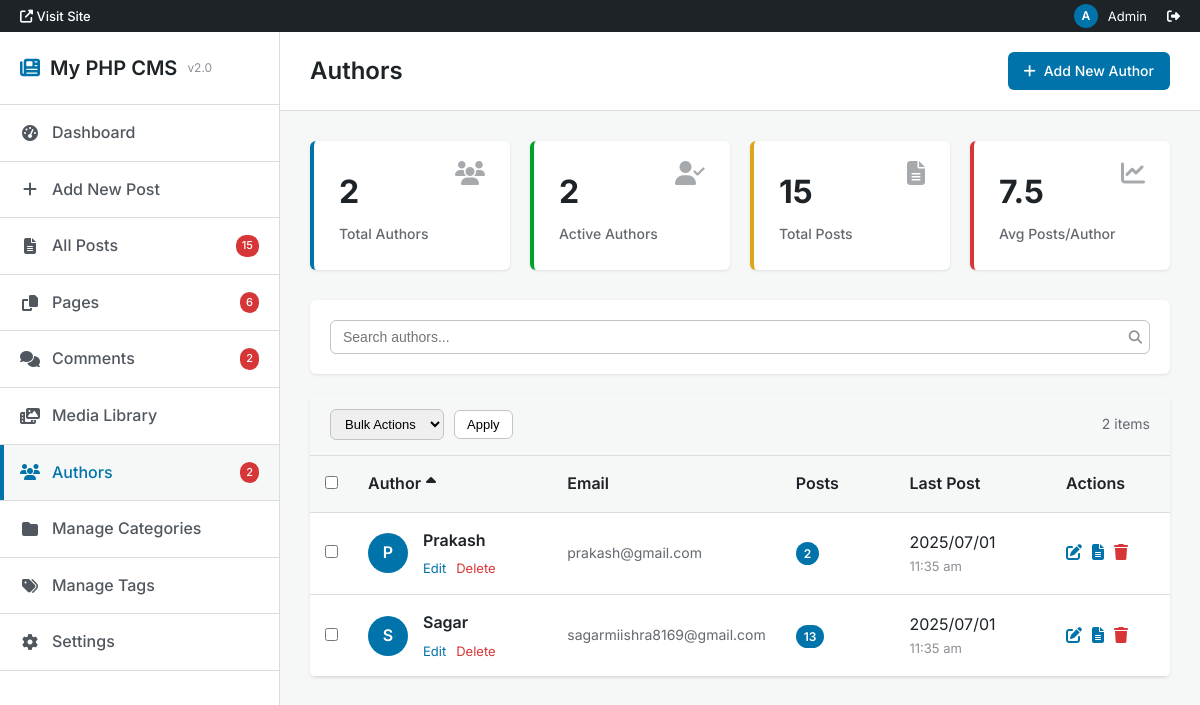
/admin/authors.php (signed in), run on the app's committed database.
### tables this page shows
CREATE TABLE `authors` (
  `id` int(11) NOT NULL,
  `name` varchar(100) NOT NULL,
  `username` varchar(100) DEFAULT NULL,
  `email` varchar(150) DEFAULT NULL,
  `bio` text DEFAULT NULL,
  `photo` varchar(255) DEFAULT NULL,
  `created_at` timestamp NOT NULL DEFAULT current_timestamp(),
  `theme_preference` enum('light','dark') DEFAULT 'light',
  `password` varchar(255) DEFAULT NULL,
  `profile_picture` varchar(255) DEFAULT NULL,
  `last_login` datetime DEFAULT NULL,
  `role` varchar(20) DEFAULT 'author'
);

### admin/authors.php (the view, shortened to what this page needs)
<?php
require 'config.php';
$search = $_GET['s'] ?? '';
$orderby = $_GET['orderby'] ?? 'name';
$order = $_GET['order'] ?? 'ASC';
$page = max(1, (int)($_GET['paged'] ?? 1));
$authors_per_page = 20;
$offset = ($page - 1) * $authors_per_page;
$where_conditions = [];
$params = [];
$types = '';
$where_clause = !empty($where_conditions) ? 'WHERE ' . implode(' AND ', $where_conditions) : '';
$valid_orderby = ['name', 'email', 'post_count', 'created_at'];
$orderby = in_array($orderby, $valid_orderby) ? $orderby : 'name';
$order = strtoupper($order) === 'DESC' ? 'DESC' : 'ASC';
$count_query = "SELECT COUNT(*) as total FROM authors $where_clause";
$count_stmt = $conn->prepare($count_query);
$count_stmt->execute();
$total_authors = $count_stmt->get_result()->fetch_assoc()['total'];
$authors_query = "SELECT authors.*, COUNT(posts.id) AS post_count,
                         MAX(posts.created_at) AS last_post_date
                  FROM authors
                  LEFT JOIN posts ON authors.id = posts.author_id
                  $where_clause
                  GROUP BY authors.id
                  ORDER BY $orderby $order
                  LIMIT ? OFFSET ?";
$authors_stmt = $conn->prepare($authors_query);
$final_params = array_merge($params, [$authors_per_page, $offset]);
$final_types = $types . 'ii';
$authors_stmt->bind_param($final_types, ...$final_params);
$authors_stmt->execute();
$authors_result = $authors_stmt->get_result();
$totalPosts = $conn->query("SELECT COUNT(*) as count FROM posts")->fetch_assoc()['count'];
$totalAuthors = $conn->query("SELECT COUNT(*) as count FROM authors")->fetch_assoc()['count'];
$totalPages = $conn->query("SELECT COUNT(*) as count FROM pages")->fetch_assoc()['count'];
$totalComments = $conn->query("SELECT COUNT(*) as count FROM comments")->fetch_assoc()['count'];
$total_authors_count = $conn->query("SELECT COUNT(*) as count FROM authors")->fetch_assoc()['count'];
$active_authors = $conn->query("SELECT COUNT(DISTINCT author_id) as count FROM posts WHERE author_id IS NOT NULL")->fetch_assoc()['count'];
$total_posts = $conn->query("SELECT COUNT(*) as count FROM posts")->fetch_assoc()['count'];
$avg_posts_per_author = $active_authors > 0 ? round($total_posts / $active_authors, 1) : 0;
?>
<!DOCTYPE html>
<html lang="en">
<head>
    <link href="https://cdnjs.cloudflare.com/ajax/libs/font-awesome/6.4.0/css/all.min.css" rel="stylesheet">
</head>
<body>
    <div class="wp-admin-bar">
        <a href="../index.php" class="site-name" target="_blank">
            <i class="fas fa-external-link-alt"></i> Visit Site
        </a>
        <div class="user-info">
            <div class="avatar">A</div>
            <span>Admin</span>
            <a href="logout.php" style="color: var(--wp-white); margin-left: 10px;">
                <i class="fas fa-sign-out-alt"></i>
            </a>
        </div>
    </div>
    <div class="wp-admin">
        <nav class="wp-sidebar" id="wpSidebar">
            <div class="wp-sidebar-header">
<h1>
    <i class="fas fa-newspaper" style="color: var(--wp-blue);"></i>
    My PHP CMS
    <span class="version">v2.0</span>
</h1>
            </div>
<ul class="wp-menu">
    <li class="wp-menu-item">
        <a href="dashboard.php" class="wp-menu-link">
            <i class="fas fa-tachometer-alt wp-menu-icon"></i>
            Dashboard
        </a>
    </li>
    <li class="wp-menu-item">
        <a href="create.php" class="wp-menu-link">
            <i class="fas fa-plus wp-menu-icon"></i>
            Add New Post
        </a>
    </li>
    <li class="wp-menu-item">
        <a href="posts.php" class="wp-menu-link">
            <i class="fas fa-file-alt wp-menu-icon"></i>
            All Posts
            <span class="wp-menu-badge"><?= $totalPosts ?></span>
        </a>
    </li>
<li class="wp-menu-item">
                    <a href="pages.php" class="wp-menu-link">
                        <i class="fas fa-copy wp-menu-icon"></i>
                        Pages
                        <span class="wp-menu-badge"><?= $totalPages ?></span>
                    </a>
                </li>
    <li class="wp-menu-item">
        <a href="comments.php" class="wp-menu-link">
            <i class="fas fa-comments wp-menu-icon"></i>
            Comments
            <?php if ($totalComments > 0): ?>
                <span class="wp-menu-badge"><?= $totalComments ?></span>
            <?php endif; ?>
        </a>
    </li>
    <li class="wp-menu-item">
        <a href="media.php" class="wp-menu-link">
            <i class="fas fa-photo-video wp-menu-icon"></i>
            Media Library
        </a>
    </li>
<li class="wp-menu-item">
                   <a href="authors.php" class="wp-menu-link active">
                       <i class="fas fa-users wp-menu-icon"></i>
                       Authors
                       <span class="wp-menu-badge"><?= $totalAuthors ?></span>
                   </a>
               </li>
    <li class="wp-menu-item">
        <a href="add_category.php" class="wp-menu-link">
            <i class="fas fa-folder wp-menu-icon"></i>
            Manage Categories
        </a>
    </li>
    <li class="wp-menu-item">
        <a href="add_tag.php" class="wp-menu-link">
            <i class="fas fa-tags wp-menu-icon"></i>
            Manage Tags
        </a>
    </li>
    <li class="wp-menu-item">
        <a href="manage_users.php" class="wp-menu-link">
            <i class="fas fa-cog wp-menu-icon"></i>
            Settings
        </a>
    </li>
</ul>
        </nav>
        <main class="wp-main">
            <header class="wp-header">
                <div style="display: flex; align-items: center; gap: 15px;">
                    <h1>Authors</h1>
                </div>
                <div class="wp-header-actions">
                    <a href="add_author.php" class="wp-button">
                        <i class="fas fa-plus"></i>
                        Add New Author
                    </a>
                </div>
            </header>
            <div class="wp-content">
                <div class="wp-stats">
                    <div class="wp-stat-card">
                        <i class="fas fa-users wp-stat-icon"></i>
                        <div class="wp-stat-number"><?= $total_authors_count ?></div>
                        <div class="wp-stat-label">Total Authors</div>
                    </div>
                    <div class="wp-stat-card success">
                        <i class="fas fa-user-check wp-stat-icon"></i>
                        <div class="wp-stat-number"><?= $active_authors ?></div>
                        <div class="wp-stat-label">Active Authors</div>
                    </div>
                    <div class="wp-stat-card warning">
                        <i class="fas fa-file-alt wp-stat-icon"></i>
                        <div class="wp-stat-number"><?= $total_posts ?></div>
                        <div class="wp-stat-label">Total Posts</div>
                    </div>
                    <div class="wp-stat-card error">
                        <i class="fas fa-chart-line wp-stat-icon"></i>
                        <div class="wp-stat-number"><?= $avg_posts_per_author ?></div>
                        <div class="wp-stat-label">Avg Posts/Author</div>
                    </div>
                </div>
                <div class="wp-filters-bar">
                    <form method="GET" class="wp-search-box">
                        <input type="text" name="s" class="wp-search-input"
                               placeholder="Search authors..." value="<?= htmlspecialchars($search) ?>">
                        <button type="submit" class="wp-search-button">
                            <i class="fas fa-search"></i>
                        </button>
                    </form>
                </div>
                <div class="wp-authors-table">
                    <form method="POST" id="bulkForm">
                        <div class="wp-bulk-actions">
                            <select name="bulk_action" class="wp-bulk-select">
                                <option value="">Bulk Actions</option>
                            </select>
                            <button type="submit" class="wp-bulk-button" onclick="return confirmBulkAction()">Apply</button>
                            <div style="margin-left: auto; color: var(--wp-gray-600); font-size: 14px;">
                                <?= $total_authors ?> items
                            </div>
                        </div>
                        <table class="wp-table">
                            <thead>
                                <tr>
                                    <th class="wp-table-checkbox">
                                        <input type="checkbox" id="select-all" onchange="toggleAllCheckboxes(this)">
                                    </th>
                                    <th class="wp-table-name">
                                        <a href="?<?= http_build_query(array_merge($_GET, ['orderby' => 'name', 'order' => $orderby === 'name' && $order === 'ASC' ? 'DESC' : 'ASC'])) ?>">
                                            Author
                                            <?php if ($orderby === 'name'): ?>
                                                <i class="fas fa-sort-<?= $order === 'ASC' ? 'up' : 'down' ?>"></i>
                                            <?php endif; ?>
                                        </a>
                                    </th>
                                    <th class="wp-table-email">
                                        <a href="?<?= http_build_query(array_merge($_GET, ['orderby' => 'email', 'order' => $orderby === 'email' && $order === 'ASC' ? 'DESC' : 'ASC'])) ?>">
                                            Email
                                        </a>
                                    </th>
                                    <th class="wp-table-posts">
                                        <a href="?<?= http_build_query(array_merge($_GET, ['orderby' => 'post_count', 'order' => $orderby === 'post_count' && $order === 'ASC' ? 'DESC' : 'ASC'])) ?>">
                                            Posts
                                        </a>
                                    </th>
                                    <th class="wp-table-last-post">Last Post</th>
                                    <th class="wp-table-actions">Actions</th>
                                </tr>
                            </thead>
                            <tbody>
                                <?php if ($authors_result->num_rows === 0): ?>
                                    <tr>
                                        <td colspan="6" style="text-align: center; padding: 40px; color: var(--wp-gray-500);">
                                            <i class="fas fa-users" style="font-size: 48px; margin-bottom: 15px; opacity: 0.5;"></i>
                                            <div>No authors found</div>
                                            <div style="font-size: 14px; margin-top: 5px;">
                                                <a href="add_author.php" style="color: var(--wp-blue);">Add your first author</a>
                                            </div>
                                        </td>
                                    </tr>
                                <?php else: ?>
                                    <?php while ($author = $authors_result->fetch_assoc()): ?>
                                        <tr>
                                            <td>
                                                <input type="checkbox" name="selected_authors[]" value="<?= $author['id'] ?>" class="author-checkbox">
                                            </td>
                                            <td>
                                                <div style="display: flex; align-items: center;">
                                                    <div class="wp-author-avatar">
                                                        <?= strtoupper(substr($author['name'], 0, 1)) ?>
                                                    </div>
                                                    <div class="wp-author-info">
                                                        <div class="wp-author-name">
                                                            <?= htmlspecialchars($author['name']) ?>
                                                        </div>
                                                        <div class="wp-author-actions">
                                                            <a href="edit_author.php?id=<?= $author['id'] ?>" class="wp-author-action">Edit</a>
                                                            <a href="delete_author.php?id=<?= $author['id'] ?>" class="wp-author-action danger"
                                                               onclick="return confirm('Are you sure you want to delete this author?')">Delete</a>
                                                        </div>
                                                    </div>
                                                </div>
                                            </td>
                                            <td class="wp-author-email">
                                                <?= htmlspecialchars($author['email']) ?>
                                            </td>
                                            <td>
                                                <span class="wp-post-count <?= $author['post_count'] == 0 ? 'zero' : '' ?>">
                                                    <?= $author['post_count'] ?>
                                                </span>
                                            </td>
                                            <td>
                                                <?php if ($author['last_post_date']): ?>
                                                    <div><?= date('Y/m/d', strtotime($author['last_post_date'])) ?></div>
                                                    <div style="font-size: 13px; color: var(--wp-gray-500);">
                                                        <?= date('g:i a', strtotime($author['last_post_date'])) ?>
                                                    </div>
                                                <?php else: ?>
                                                    <span style="color: var(--wp-gray-500);">No posts yet</span>
                                                <?php endif; ?>
                                            </td>
                                            <td>
                                                <div style="display: flex; gap: 10px;">
                                                    <a href="edit_author.php?id=<?= $author['id'] ?>" class="wp-author-action" title="Edit">
                                                        <i class="fas fa-edit"></i>
                                                    </a>
                                                    <a href="posts.php?author=<?= urlencode($author['name']) ?>" class="wp-author-action" title="View Posts">
                                                        <i class="fas fa-file-alt"></i>
                                                    </a>
                                                    <a href="delete_author.php?id=<?= $author['id'] ?>" class="wp-author-action danger"
                                                       onclick="return confirm('Are you sure you want to delete this author?')" title="Delete">
                                                        <i class="fas fa-trash"></i>
                                                    </a>
                                                </div>
                                            </td>
                                        </tr>
                                    <?php endwhile; ?>
                                <?php endif; ?>
                            </tbody>
                        </table>
                    </form>
                </div>
            </div>
        </main>
    </div>
</body>
</html>

### data on the page
authors: name "P", name "Prakash", email "prakash@gmail.com", post_count "2", last_post_date "2025/07/01", last_post_date "11:35 am"
authors: name "S", name "Sagar", email "sagarmiishra8169@gmail.com", post_count "13", last_post_date "2025/07/01", last_post_date "11:35 am"

### other printed values
$totalPosts "15"
$totalPages "6"
$totalComments "2"
$totalAuthors "2"
$total_authors_count "2"
$active_authors "2"
$total_posts "15"
$avg_posts_per_author "7.5"
$total_authors "2"
